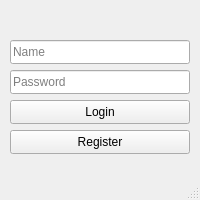
<?xml version="1.0" encoding="UTF-8"?>
<ui version="4.0">
 <class>LoginWindow</class>
 <widget class="QMainWindow" name="LoginWindow">
  <property name="geometry">
   <rect>
    <x>0</x>
    <y>0</y>
    <width>200</width>
    <height>200</height>
   </rect>
  </property>
  <property name="minimumSize">
   <size>
    <width>200</width>
    <height>200</height>
   </size>
  </property>
  <property name="maximumSize">
   <size>
    <width>200</width>
    <height>200</height>
   </size>
  </property>
  <property name="windowTitle">
   <string>MainWindow</string>
  </property>
  <widget class="QWidget" name="centralwidget">
   <widget class="QWidget" name="">
    <property name="geometry">
     <rect>
      <x>10</x>
      <y>10</y>
      <width>182</width>
      <height>146</height>
     </rect>
    </property>
    <layout class="QVBoxLayout" name="verticalLayout">
     <item>
      <widget class="QLabel" name="ErrorLable">
       <property name="minimumSize">
        <size>
         <width>180</width>
         <height>24</height>
        </size>
       </property>
       <property name="maximumSize">
        <size>
         <width>180</width>
         <height>24</height>
        </size>
       </property>
       <property name="font">
        <font>
         <weight>75</weight>
         <bold>true</bold>
        </font>
       </property>
       <property name="text">
        <string/>
       </property>
       <property name="alignment">
        <set>Qt::AlignCenter</set>
       </property>
      </widget>
     </item>
     <item>
      <widget class="QLineEdit" name="Name">
       <property name="minimumSize">
        <size>
         <width>180</width>
         <height>24</height>
        </size>
       </property>
       <property name="maximumSize">
        <size>
         <width>180</width>
         <height>24</height>
        </size>
       </property>
       <property name="placeholderText">
        <string>Name</string>
       </property>
      </widget>
     </item>
     <item>
      <widget class="QLineEdit" name="Password">
       <property name="minimumSize">
        <size>
         <width>180</width>
         <height>24</height>
        </size>
       </property>
       <property name="maximumSize">
        <size>
         <width>180</width>
         <height>24</height>
        </size>
       </property>
       <property name="placeholderText">
        <string>Password</string>
       </property>
      </widget>
     </item>
     <item>
      <widget class="QPushButton" name="Login">
       <property name="minimumSize">
        <size>
         <width>180</width>
         <height>24</height>
        </size>
       </property>
       <property name="maximumSize">
        <size>
         <width>180</width>
         <height>24</height>
        </size>
       </property>
       <property name="text">
        <string>Login</string>
       </property>
      </widget>
     </item>
     <item>
      <widget class="QPushButton" name="Register">
       <property name="minimumSize">
        <size>
         <width>180</width>
         <height>24</height>
        </size>
       </property>
       <property name="maximumSize">
        <size>
         <width>180</width>
         <height>24</height>
        </size>
       </property>
       <property name="text">
        <string>Register</string>
       </property>
      </widget>
     </item>
    </layout>
   </widget>
  </widget>
  <widget class="QMenuBar" name="menubar">
   <property name="geometry">
    <rect>
     <x>0</x>
     <y>0</y>
     <width>200</width>
     <height>21</height>
    </rect>
   </property>
  </widget>
  <widget class="QStatusBar" name="statusbar"/>
 </widget>
 <resources/>
 <connections/>
</ui>
